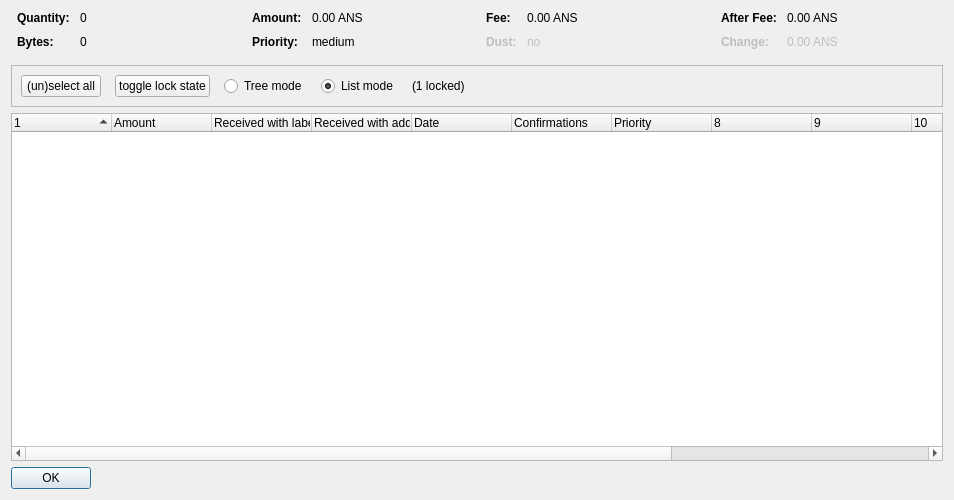
<?xml version="1.0" encoding="UTF-8"?>
<ui version="4.0">
 <class>CoinControlDialog</class>
 <widget class="QDialog" name="CoinControlDialog">
  <property name="geometry">
   <rect>
    <x>0</x>
    <y>0</y>
    <width>954</width>
    <height>500</height>
   </rect>
  </property>
  <property name="windowTitle">
   <string>Coin Selection</string>
  </property>
  <layout class="QVBoxLayout" name="verticalLayout">
   <item>
    <layout class="QHBoxLayout" name="horizontalLayoutTop" stretch="0,0,0,0">
     <property name="topMargin">
      <number>0</number>
     </property>
     <property name="bottomMargin">
      <number>10</number>
     </property>
     <item>
      <layout class="QFormLayout" name="formLayoutCoinControl1">
       <property name="horizontalSpacing">
        <number>10</number>
       </property>
       <property name="verticalSpacing">
        <number>10</number>
       </property>
       <property name="leftMargin">
        <number>6</number>
       </property>
       <property name="rightMargin">
        <number>6</number>
       </property>
       <item row="0" column="0">
        <widget class="QLabel" name="labelCoinControlQuantityText">
         <property name="font">
          <font>
           <weight>75</weight>
           <bold>true</bold>
          </font>
         </property>
         <property name="text">
          <string>Quantity:</string>
         </property>
        </widget>
       </item>
       <item row="0" column="1">
        <widget class="QLabel" name="labelCoinControlQuantity">
         <property name="cursor">
          <cursorShape>IBeamCursor</cursorShape>
         </property>
         <property name="contextMenuPolicy">
          <enum>Qt::ActionsContextMenu</enum>
         </property>
         <property name="text">
          <string notr="true">0</string>
         </property>
         <property name="textInteractionFlags">
          <set>Qt::LinksAccessibleByMouse|Qt::TextSelectableByKeyboard|Qt::TextSelectableByMouse</set>
         </property>
        </widget>
       </item>
       <item row="1" column="0">
        <widget class="QLabel" name="labelCoinControlBytesText">
         <property name="font">
          <font>
           <weight>75</weight>
           <bold>true</bold>
          </font>
         </property>
         <property name="text">
          <string>Bytes:</string>
         </property>
        </widget>
       </item>
       <item row="1" column="1">
        <widget class="QLabel" name="labelCoinControlBytes">
         <property name="cursor">
          <cursorShape>IBeamCursor</cursorShape>
         </property>
         <property name="contextMenuPolicy">
          <enum>Qt::ActionsContextMenu</enum>
         </property>
         <property name="text">
          <string notr="true">0</string>
         </property>
         <property name="textInteractionFlags">
          <set>Qt::LinksAccessibleByMouse|Qt::TextSelectableByKeyboard|Qt::TextSelectableByMouse</set>
         </property>
        </widget>
       </item>
      </layout>
     </item>
     <item>
      <layout class="QFormLayout" name="formLayoutCoinControl2">
       <property name="horizontalSpacing">
        <number>10</number>
       </property>
       <property name="verticalSpacing">
        <number>10</number>
       </property>
       <property name="leftMargin">
        <number>6</number>
       </property>
       <property name="rightMargin">
        <number>6</number>
       </property>
       <item row="0" column="0">
        <widget class="QLabel" name="labelCoinControlAmountText">
         <property name="font">
          <font>
           <weight>75</weight>
           <bold>true</bold>
          </font>
         </property>
         <property name="text">
          <string>Amount:</string>
         </property>
        </widget>
       </item>
       <item row="0" column="1">
        <widget class="QLabel" name="labelCoinControlAmount">
         <property name="cursor">
          <cursorShape>IBeamCursor</cursorShape>
         </property>
         <property name="contextMenuPolicy">
          <enum>Qt::ActionsContextMenu</enum>
         </property>
         <property name="text">
          <string notr="true">0.00 ANS</string>
         </property>
         <property name="textInteractionFlags">
          <set>Qt::LinksAccessibleByMouse|Qt::TextSelectableByKeyboard|Qt::TextSelectableByMouse</set>
         </property>
        </widget>
       </item>
       <item row="1" column="0">
        <widget class="QLabel" name="labelCoinControlPriorityText">
         <property name="font">
          <font>
           <weight>75</weight>
           <bold>true</bold>
          </font>
         </property>
         <property name="text">
          <string>Priority:</string>
         </property>
        </widget>
       </item>
       <item row="1" column="1">
        <widget class="QLabel" name="labelCoinControlPriority">
         <property name="cursor">
          <cursorShape>IBeamCursor</cursorShape>
         </property>
         <property name="contextMenuPolicy">
          <enum>Qt::ActionsContextMenu</enum>
         </property>
         <property name="text">
          <string>medium</string>
         </property>
         <property name="textInteractionFlags">
          <set>Qt::LinksAccessibleByMouse|Qt::TextSelectableByKeyboard|Qt::TextSelectableByMouse</set>
         </property>
        </widget>
       </item>
      </layout>
     </item>
     <item>
      <layout class="QFormLayout" name="formLayoutCoinControl3">
       <property name="horizontalSpacing">
        <number>10</number>
       </property>
       <property name="verticalSpacing">
        <number>10</number>
       </property>
       <property name="leftMargin">
        <number>6</number>
       </property>
       <property name="rightMargin">
        <number>6</number>
       </property>
       <item row="0" column="0">
        <widget class="QLabel" name="labelCoinControlFeeText">
         <property name="font">
          <font>
           <weight>75</weight>
           <bold>true</bold>
          </font>
         </property>
         <property name="text">
          <string>Fee:</string>
         </property>
        </widget>
       </item>
       <item row="0" column="1">
        <widget class="QLabel" name="labelCoinControlFee">
         <property name="cursor">
          <cursorShape>IBeamCursor</cursorShape>
         </property>
         <property name="contextMenuPolicy">
          <enum>Qt::ActionsContextMenu</enum>
         </property>
         <property name="text">
          <string notr="true">0.00 ANS</string>
         </property>
         <property name="textInteractionFlags">
          <set>Qt::LinksAccessibleByMouse|Qt::TextSelectableByKeyboard|Qt::TextSelectableByMouse</set>
         </property>
        </widget>
       </item>
       <item row="1" column="0">
        <widget class="QLabel" name="labelCoinControlLowOutputText">
         <property name="enabled">
          <bool>false</bool>
         </property>
         <property name="font">
          <font>
           <weight>75</weight>
           <bold>true</bold>
          </font>
         </property>
         <property name="text">
          <string>Dust:</string>
         </property>
        </widget>
       </item>
       <item row="1" column="1">
        <widget class="QLabel" name="labelCoinControlLowOutput">
         <property name="enabled">
          <bool>false</bool>
         </property>
         <property name="cursor">
          <cursorShape>IBeamCursor</cursorShape>
         </property>
         <property name="contextMenuPolicy">
          <enum>Qt::ActionsContextMenu</enum>
         </property>
         <property name="text">
          <string>no</string>
         </property>
         <property name="textInteractionFlags">
          <set>Qt::LinksAccessibleByMouse|Qt::TextSelectableByKeyboard|Qt::TextSelectableByMouse</set>
         </property>
        </widget>
       </item>
      </layout>
     </item>
     <item>
      <layout class="QFormLayout" name="formLayoutCoinControl4">
       <property name="horizontalSpacing">
        <number>10</number>
       </property>
       <property name="verticalSpacing">
        <number>10</number>
       </property>
       <property name="leftMargin">
        <number>6</number>
       </property>
       <property name="rightMargin">
        <number>6</number>
       </property>
       <item row="0" column="0">
        <widget class="QLabel" name="labelCoinControlAfterFeeText">
         <property name="font">
          <font>
           <weight>75</weight>
           <bold>true</bold>
          </font>
         </property>
         <property name="text">
          <string>After Fee:</string>
         </property>
        </widget>
       </item>
       <item row="0" column="1">
        <widget class="QLabel" name="labelCoinControlAfterFee">
         <property name="cursor">
          <cursorShape>IBeamCursor</cursorShape>
         </property>
         <property name="contextMenuPolicy">
          <enum>Qt::ActionsContextMenu</enum>
         </property>
         <property name="text">
          <string notr="true">0.00 ANS</string>
         </property>
         <property name="textInteractionFlags">
          <set>Qt::LinksAccessibleByMouse|Qt::TextSelectableByKeyboard|Qt::TextSelectableByMouse</set>
         </property>
        </widget>
       </item>
       <item row="1" column="0">
        <widget class="QLabel" name="labelCoinControlChangeText">
         <property name="enabled">
          <bool>false</bool>
         </property>
         <property name="font">
          <font>
           <weight>75</weight>
           <bold>true</bold>
          </font>
         </property>
         <property name="text">
          <string>Change:</string>
         </property>
        </widget>
       </item>
       <item row="1" column="1">
        <widget class="QLabel" name="labelCoinControlChange">
         <property name="enabled">
          <bool>false</bool>
         </property>
         <property name="cursor">
          <cursorShape>IBeamCursor</cursorShape>
         </property>
         <property name="contextMenuPolicy">
          <enum>Qt::ActionsContextMenu</enum>
         </property>
         <property name="text">
          <string notr="true">0.00 ANS</string>
         </property>
         <property name="textInteractionFlags">
          <set>Qt::LinksAccessibleByMouse|Qt::TextSelectableByKeyboard|Qt::TextSelectableByMouse</set>
         </property>
        </widget>
       </item>
      </layout>
     </item>
    </layout>
   </item>
   <item>
    <widget class="QFrame" name="frame">
     <property name="minimumSize">
      <size>
       <width>0</width>
       <height>40</height>
      </size>
     </property>
     <property name="frameShape">
      <enum>QFrame::StyledPanel</enum>
     </property>
     <property name="frameShadow">
      <enum>QFrame::Sunken</enum>
     </property>
     <layout class="QHBoxLayout" name="horizontalLayout">
      <item>
       <layout class="QHBoxLayout" name="horizontalLayoutPanel" stretch="0,0,0,0,0,0">
        <property name="spacing">
         <number>14</number>
        </property>
        <item>
         <widget class="QPushButton" name="pushButtonSelectAll">
          <property name="sizePolicy">
           <sizepolicy hsizetype="Maximum" vsizetype="Fixed">
            <horstretch>0</horstretch>
            <verstretch>0</verstretch>
           </sizepolicy>
          </property>
          <property name="text">
           <string>(un)select all</string>
          </property>
          <property name="autoDefault">
           <bool>false</bool>
          </property>
         </widget>
        </item>
        <item>
         <widget class="QPushButton" name="pushButtonToggleLock">
          <property name="sizePolicy">
           <sizepolicy hsizetype="Maximum" vsizetype="Fixed">
            <horstretch>0</horstretch>
            <verstretch>0</verstretch>
           </sizepolicy>
          </property>
          <property name="text">
           <string>toggle lock state</string>
          </property>
          <property name="autoDefault">
           <bool>false</bool>
          </property>
         </widget>
        </item>
        <item>
         <widget class="QRadioButton" name="radioTreeMode">
          <property name="sizePolicy">
           <sizepolicy hsizetype="Maximum" vsizetype="Fixed">
            <horstretch>0</horstretch>
            <verstretch>0</verstretch>
           </sizepolicy>
          </property>
          <property name="text">
           <string>Tree mode</string>
          </property>
         </widget>
        </item>
        <item>
         <widget class="QRadioButton" name="radioListMode">
          <property name="sizePolicy">
           <sizepolicy hsizetype="Maximum" vsizetype="Fixed">
            <horstretch>0</horstretch>
            <verstretch>0</verstretch>
           </sizepolicy>
          </property>
          <property name="text">
           <string>List mode</string>
          </property>
          <property name="checked">
           <bool>true</bool>
          </property>
         </widget>
        </item>
        <item>
         <widget class="QLabel" name="labelLocked">
          <property name="text">
           <string>(1 locked)</string>
          </property>
         </widget>
        </item>
        <item>
         <spacer name="horizontalSpacer">
          <property name="orientation">
           <enum>Qt::Horizontal</enum>
          </property>
          <property name="sizeHint" stdset="0">
           <size>
            <width>40</width>
            <height>20</height>
           </size>
          </property>
         </spacer>
        </item>
       </layout>
      </item>
     </layout>
    </widget>
   </item>
   <item>
    <widget class="CoinControlTreeWidget" name="treeWidget">
     <property name="contextMenuPolicy">
      <enum>Qt::CustomContextMenu</enum>
     </property>
     <property name="sortingEnabled">
      <bool>false</bool>
     </property>
     <property name="columnCount">
      <number>13</number>
     </property>
     <attribute name="headerShowSortIndicator" stdset="0">
      <bool>true</bool>
     </attribute>
     <attribute name="headerStretchLastSection">
      <bool>false</bool>
     </attribute>
     <column>
      <property name="text">
       <string/>
      </property>
     </column>
     <column>
      <property name="text">
       <string>Amount</string>
      </property>
     </column>
     <column>
      <property name="text">
       <string>Received with label</string>
      </property>
     </column>
     <column>
      <property name="text">
       <string>Received with address</string>
      </property>
     </column>
     <column>
      <property name="text">
       <string>Date</string>
      </property>
     </column>
     <column>
      <property name="text">
       <string>Confirmations</string>
      </property>
      <property name="toolTip">
       <string>Confirmed</string>
      </property>
     </column>
     <column>
      <property name="text">
       <string>Priority</string>
      </property>
     </column>
     <column>
      <property name="text">
       <string/>
      </property>
     </column>
     <column>
      <property name="text">
       <string/>
      </property>
     </column>
     <column>
      <property name="text">
       <string/>
      </property>
     </column>
     <column>
      <property name="text">
       <string/>
      </property>
     </column>
     <column>
      <property name="text">
       <string/>
      </property>
     </column>
    </widget>
   </item>
   <item>
    <widget class="QDialogButtonBox" name="buttonBox">
     <property name="sizePolicy">
      <sizepolicy hsizetype="Maximum" vsizetype="Fixed">
       <horstretch>0</horstretch>
       <verstretch>0</verstretch>
      </sizepolicy>
     </property>
     <property name="orientation">
      <enum>Qt::Horizontal</enum>
     </property>
     <property name="standardButtons">
      <set>QDialogButtonBox::Ok</set>
     </property>
    </widget>
   </item>
  </layout>
 </widget>
 <customwidgets>
  <customwidget>
   <class>CoinControlTreeWidget</class>
   <extends>QTreeWidget</extends>
   <header>coincontroltreewidget.h</header>
  </customwidget>
 </customwidgets>
 <resources/>
 <connections/>
</ui>
